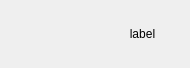
<?xml version="1.0" encoding="UTF-8"?>
<ui version="4.0">
 <class>MySwitchWidget</class>
 <widget class="QWidget" name="MySwitchWidget">
  <property name="geometry">
   <rect>
    <x>0</x>
    <y>0</y>
    <width>190</width>
    <height>68</height>
   </rect>
  </property>
  <property name="windowTitle">
   <string notr="true">Form</string>
  </property>
  <layout class="QHBoxLayout" name="horizontalLayout">
   <property name="spacing">
    <number>3</number>
   </property>
   <property name="leftMargin">
    <number>0</number>
   </property>
   <property name="topMargin">
    <number>0</number>
   </property>
   <property name="rightMargin">
    <number>0</number>
   </property>
   <property name="bottomMargin">
    <number>0</number>
   </property>
   <item>
    <widget class="SwitchBtn" name="switchbtn" native="true">
     <property name="minimumSize">
      <size>
       <width>92</width>
       <height>50</height>
      </size>
     </property>
     <property name="maximumSize">
      <size>
       <width>92</width>
       <height>50</height>
      </size>
     </property>
    </widget>
   </item>
   <item>
    <widget class="QLabel" name="switchText">
     <property name="text">
      <string notr="true">label</string>
     </property>
     <property name="alignment">
      <set>Qt::AlignCenter</set>
     </property>
    </widget>
   </item>
  </layout>
 </widget>
 <customwidgets>
  <customwidget>
   <class>SwitchBtn</class>
   <extends>QWidget</extends>
   <header location="global">mysortwidget/switchbtn.h</header>
   <container>1</container>
  </customwidget>
 </customwidgets>
 <resources/>
 <connections/>
</ui>
